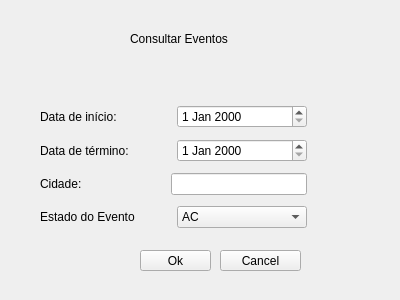
<?xml version="1.0" encoding="UTF-8"?>
<ui version="4.0">
 <class>SearchEvent</class>
 <widget class="QWidget" name="SearchEvent">
  <property name="geometry">
   <rect>
    <x>0</x>
    <y>0</y>
    <width>400</width>
    <height>300</height>
   </rect>
  </property>
  <property name="windowTitle">
   <string>Form</string>
  </property>
  <widget class="QLabel" name="label">
   <property name="geometry">
    <rect>
     <x>130</x>
     <y>30</y>
     <width>131</width>
     <height>17</height>
    </rect>
   </property>
   <property name="text">
    <string>Consultar Eventos</string>
   </property>
  </widget>
  <widget class="QPushButton" name="Okaybuttom">
   <property name="geometry">
    <rect>
     <x>140</x>
     <y>250</y>
     <width>71</width>
     <height>21</height>
    </rect>
   </property>
   <property name="text">
    <string>Ok</string>
   </property>
  </widget>
  <widget class="QPushButton" name="cancelButton">
   <property name="geometry">
    <rect>
     <x>220</x>
     <y>250</y>
     <width>81</width>
     <height>21</height>
    </rect>
   </property>
   <property name="text">
    <string>Cancel</string>
   </property>
  </widget>
  <widget class="QLabel" name="errMsg">
   <property name="geometry">
    <rect>
     <x>70</x>
     <y>250</y>
     <width>67</width>
     <height>17</height>
    </rect>
   </property>
   <property name="text">
    <string/>
   </property>
  </widget>
  <widget class="QWidget" name="layoutWidget">
   <property name="geometry">
    <rect>
     <x>40</x>
     <y>100</y>
     <width>267</width>
     <height>134</height>
    </rect>
   </property>
   <layout class="QVBoxLayout" name="verticalLayout">
    <item>
     <layout class="QHBoxLayout" name="horizontalLayout">
      <item>
       <widget class="QLabel" name="label_2">
        <property name="cursor">
         <cursorShape>CrossCursor</cursorShape>
        </property>
        <property name="text">
         <string>Data de início:      </string>
        </property>
       </widget>
      </item>
      <item>
       <widget class="QDateEdit" name="dateEdit_2"/>
      </item>
     </layout>
    </item>
    <item>
     <layout class="QHBoxLayout" name="horizontalLayout_2">
      <item>
       <widget class="QLabel" name="label_3">
        <property name="text">
         <string>Data de término: </string>
        </property>
       </widget>
      </item>
      <item>
       <widget class="QDateEdit" name="dateEdit"/>
      </item>
     </layout>
    </item>
    <item>
     <layout class="QHBoxLayout" name="horizontalLayout_3">
      <item>
       <widget class="QLabel" name="label_5">
        <property name="text">
         <string>Cidade:                         </string>
        </property>
       </widget>
      </item>
      <item>
       <widget class="QLineEdit" name="lineEdit_2">
        <property name="maxLength">
         <number>15</number>
        </property>
       </widget>
      </item>
     </layout>
    </item>
    <item>
     <layout class="QHBoxLayout" name="horizontalLayout_4">
      <item>
       <widget class="QLabel" name="label_6">
        <property name="text">
         <string>Estado do Evento  </string>
        </property>
       </widget>
      </item>
      <item>
       <widget class="QComboBox" name="stateCombo">
        <item>
         <property name="text">
          <string>AC</string>
         </property>
        </item>
        <item>
         <property name="text">
          <string>AL</string>
         </property>
        </item>
        <item>
         <property name="text">
          <string>AP</string>
         </property>
        </item>
        <item>
         <property name="text">
          <string>AM</string>
         </property>
        </item>
        <item>
         <property name="text">
          <string>BA</string>
         </property>
        </item>
        <item>
         <property name="text">
          <string>CE</string>
         </property>
        </item>
        <item>
         <property name="text">
          <string>DF</string>
         </property>
        </item>
        <item>
         <property name="text">
          <string>ES</string>
         </property>
        </item>
        <item>
         <property name="text">
          <string>GO</string>
         </property>
        </item>
        <item>
         <property name="text">
          <string>MA</string>
         </property>
        </item>
        <item>
         <property name="text">
          <string>MT</string>
         </property>
        </item>
        <item>
         <property name="text">
          <string>MS</string>
         </property>
        </item>
        <item>
         <property name="text">
          <string>MG</string>
         </property>
        </item>
        <item>
         <property name="text">
          <string>PA</string>
         </property>
        </item>
        <item>
         <property name="text">
          <string>PB</string>
         </property>
        </item>
        <item>
         <property name="text">
          <string>PR</string>
         </property>
        </item>
        <item>
         <property name="text">
          <string>PE</string>
         </property>
        </item>
        <item>
         <property name="text">
          <string>PI</string>
         </property>
        </item>
        <item>
         <property name="text">
          <string>RJ</string>
         </property>
        </item>
        <item>
         <property name="text">
          <string>RN</string>
         </property>
        </item>
        <item>
         <property name="text">
          <string>RS</string>
         </property>
        </item>
        <item>
         <property name="text">
          <string>RO</string>
         </property>
        </item>
        <item>
         <property name="text">
          <string>RR</string>
         </property>
        </item>
        <item>
         <property name="text">
          <string>SC</string>
         </property>
        </item>
        <item>
         <property name="text">
          <string>SP</string>
         </property>
        </item>
        <item>
         <property name="text">
          <string>SE</string>
         </property>
        </item>
        <item>
         <property name="text">
          <string>TO</string>
         </property>
        </item>
       </widget>
      </item>
     </layout>
    </item>
   </layout>
  </widget>
 </widget>
 <resources/>
 <connections/>
</ui>
